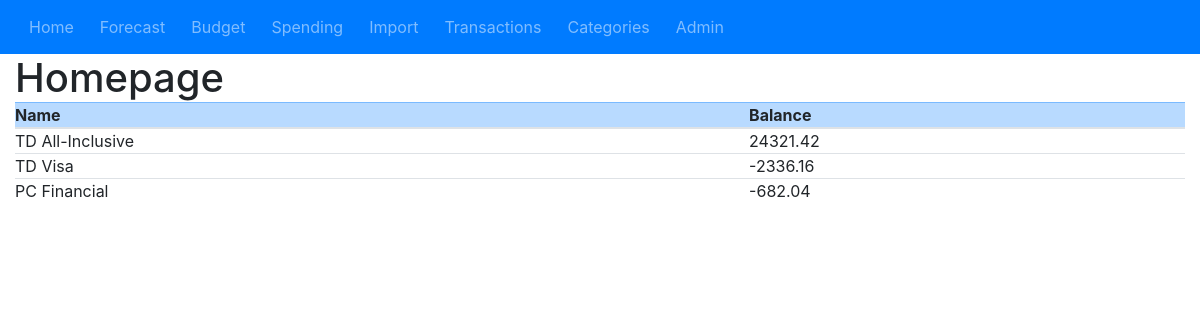
The page / on the database its author committed.
### account/models.py (models this page shows, shortened)
class Account(models.Model):
	name = models.CharField(max_length=50)
	balance = models.DecimalField(max_digits=8, decimal_places=2, blank=True)
	last_update = models.DateField(blank=True)

### templates/homepage.html
{% extends "base.html" %}
{% block main_content %}
	<h1>Homepage</h1>
	<table class="table table-sm">
		<thead>
			<tr class="table-primary">
				<th scope="col">Name</th>
				<th scope="col">Balance</th>
			</tr>
		</thead>
		<tbody>
			{% for account in account_list %}
				<tr class>
					<td>{{account.name}}</td>
					<td>{{account.balance}}</td>
				</tr>
			{% endfor %}
		</tbody>
{% endblock %}

### static/my.css (style rules this page uses)
tr td { padding: 0 !important; margin: 0 !important; }
th { padding: 0 !important; margin: 0 !important; }
h1 { padding: 0 !important; margin: 0 !important; }

### rows shown on the page
Account: name "TD All-Inclusive", balance "24321.42"
Account: name "TD Visa", balance "-2336.16"
Account: name "PC Financial", balance "-682.04"
